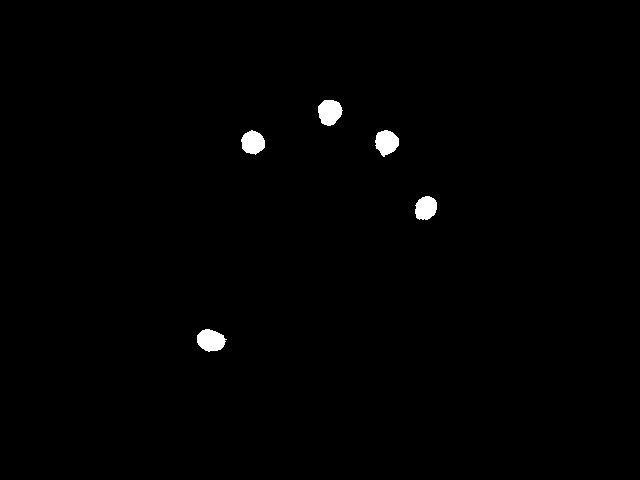
#> input picture MicrosoftTeams-image (3).png, 640 x 480 px, found by its file name
$ python blobDFS.py
#> lines starting #> are read from the running program, lines starting #| are printed output that depends on the picture; after the words box and inside, x2 and y2 are one past the last pixel; in counts of white or black regions, pixels touching at a corner belong together
import cv2 as cv
import numpy as np
import sys

sys.setrecursionlimit(10000)


# we will find number of blobs with pixel value 255 in the following image
# blobdetection1.jpeg

# 1. finding binary image

img = cv.imread('/home/sirabas/Documents/coding/MicrosoftTeams-image (3).png',0)
#> img is the input picture: shape (480, 640); min 0, max 255, mean 1.9
n,l=img.shape # will be used while iterating
#> n = 480; l = 640
count = 0


# 1a. blur the image
ksize = (5, 5) # kernel size
img = cv.blur(img, ksize)

# 1b. thresholding the image
# pixels values less or equal to 127 will be set to 0
# pixels values greater than 127 will be set to 255

# 1.b thresholding the image
for i in range (n):
    for j in range (l):
        if (img[i,j]<=127):
            img[i,j]=0
        else:
            img[i,j]=255
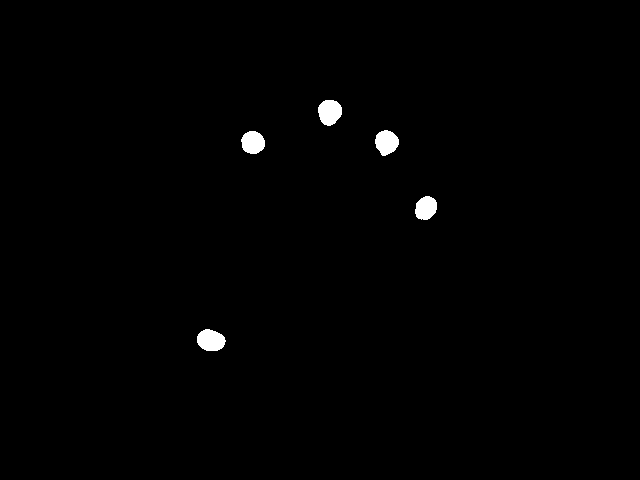
#> img: shape (480, 640); 0.74% white; 5 white regions, box (x1, y1, x2, y2) and area: (197, 329, 226, 351) 488, (318, 100, 342, 126) 482, (375, 130, 399, 156) 454, (241, 131, 265, 154) 433, (415, 196, 437, 220) 411


# now we will have binary image of the input image
# so we can now find blobs in it
# for blob detection we will be using dfs

# DFS
# we will use recursion
# DFS(x,y):
#     for all neighbours of x,y:
#         if (neighbour is white):
#             DFS(neighbour)

# DFS defined for blob detection
def dfs(i,j):
    img[i,j]=127 # implying that we have visited this pixel
    cv.imshow('image',img)
    cv.waitKey(10)
    if (i-1>=0):
        if(img[i-1,j]==255):
            dfs(i-1,j)
    if (j-1>=0):
        if(img[i,j-1]==255):
            dfs(i,j-1)
    if (j+1<l):
        if (img[i,j+1]==255):
            dfs(i,j+1)
    if (i+1<n):
        if (img[i+1,j]==255):
            dfs(i+1,j)
    if ((i-1>=0) and (j-1>=0)):
        if (img[i-1,j-1]==255):
            dfs(i-1,j-1)
    if ((i-1>=0) and (j+1<l)):
        if (img[i-1,j+1]==255):
            dfs(i-1,j+1)
    if ((i+1<n) and (j-1>=0)):
        if (img[i+1,j-1]==255):
            dfs(i+1,j-1)
    if ((i+1<n) and (j+1<l)):
        if (img[i+1,j+1]==255):
            dfs(i+1,j+1)

for i in range (n):
    for j in range (l):
        if (img[i,j]==255):
            count=count+1 # to count number of blobs
            dfs(i,j) # this will check all the neighbours of this pixel
#> after the loop, count = 5

print(count)
#| 5
# correct answer will be count=5
